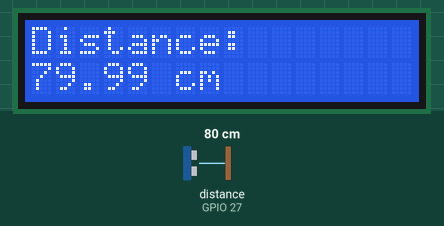
Recording of a sketch running on a simulated ESP32. Shown: 16×2 character LCD. Wiring (inferred from the names in the program): ultrasonic range finder: trigger GPIO 26; echo GPIO 27. Inputs (shaded band) come from the test bench; at power-on: distance to the obstacle (sensor on GPIO 27) 80 cm. The echo pulse lasts 58.3 µs per cm.

Above: at 3.2 s.
3.3 s: distance to the obstacle (sensor on GPIO 27) set to 2 cm
At 4.9 s:
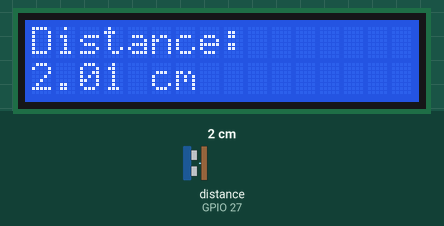
5.2 s: distance to the obstacle (sensor on GPIO 27) set to 4 cm
At 5.7 s:
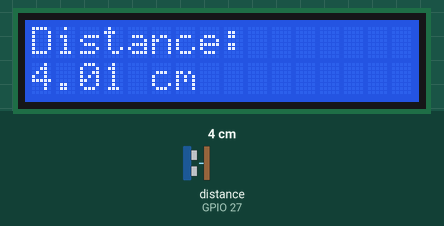
6.7 s: distance to the obstacle (sensor on GPIO 27) set to 9 cm
At 7.6 s:
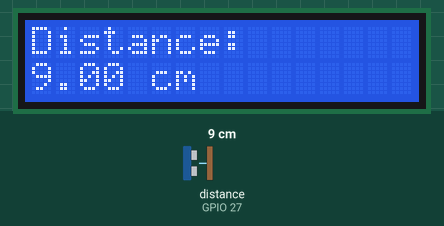
Timing chart, 0 to 9.7 s (numbered marks = the images above; inputs shaded):
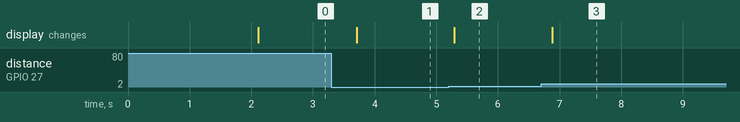

Measured:
- after the input at 3.3 s, the display: changes after 0.41 s (image 1)
- after the input at 5.2 s, the display: changes after 0.10 s (image 2)
- after the input at 6.7 s, the display: changes after 0.18 s (image 3)

The sketch:

ESP32_Distance_Calculator.ino
```cpp
#include <Wire.h>
#include <LiquidCrystal_I2C.h>

// LCD Setup
LiquidCrystal_I2C lcd(0x27, 16, 2);

// Ultrasonic Pins
#define TRIG_PIN 26
#define ECHO_PIN 27

void setup() {
  Wire.begin(13, 14);  // SDA, SCL
  lcd.init();
  lcd.backlight();

  pinMode(TRIG_PIN, OUTPUT);
  pinMode(ECHO_PIN, INPUT);

  lcd.setCursor(0, 0);
  lcd.print("FIND DISTANCE");
  delay(2000);
  lcd.clear();
}

float measureDistance() {
  digitalWrite(TRIG_PIN, LOW);
  delayMicroseconds(2);

  digitalWrite(TRIG_PIN, HIGH);
  delayMicroseconds(10);
  digitalWrite(TRIG_PIN, LOW);

  long duration = pulseIn(ECHO_PIN, HIGH, 30000); // 30ms timeout

  if (duration == 0) {
    return -1; // Out of range
  }

  float distance = duration * 0.0343 / 2;  // cm
  return distance;
}

void loop() {
  float distance = measureDistance();

  lcd.setCursor(0, 0);
  lcd.print("Distance:       ");

  lcd.setCursor(0, 1);


  if (distance < 0) {
    lcd.print("Out of range    ");
  } else {
    lcd.print(distance, 2);
    lcd.print(" cm      ");
  }

  delay(500);
}
```
